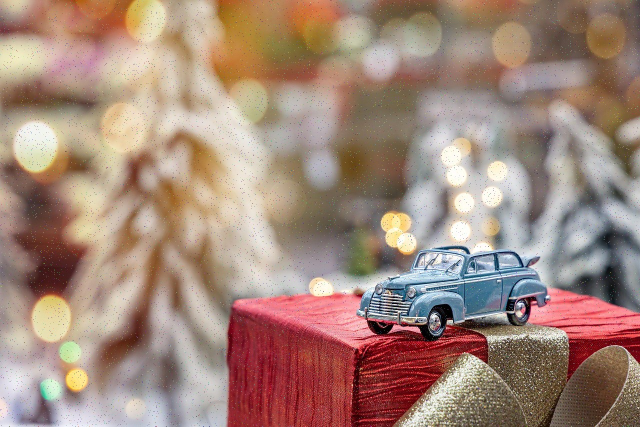
#> input picture opencv-task/test-images/image.jpg, 1280 x 853 px, found by its file name (shown at 1/2 size)
$ python 6_color_detection.py
#> lines starting #> are read from the running program, lines starting #| are printed output that depends on the picture; after the words box and inside, x2 and y2 are one past the last pixel; in counts of white or black regions, pixels touching at a corner belong together
import cv2
import numpy as np

img = cv2.imread("test-images/image.jpg")
#> img is the input picture: shape (853, 1280, 3); mean B, G, R 122.2, 135.5, 162.5
if img is None:
    print("Error: Could not read image.")

hsv_img = cv2.cvtColor(img, cv2.COLOR_BGR2HSV)
#> hsv_img: shape (853, 1280, 3); mean H, S, V 48.9, 78.5, 165.2

lower_blue = np.array([100, 50, 50])
upper_blue = np.array([130, 255, 255])

mask_img = cv2.inRange(hsv_img, lower_blue, upper_blue)
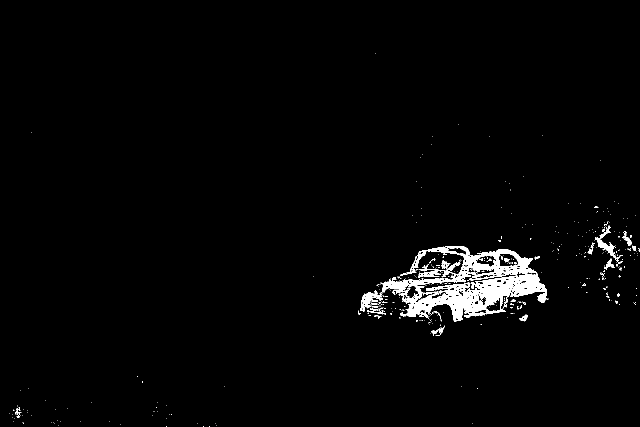
#> mask_img: shape (853, 1280) (shown at 1/2 size); 2.2% white; 424 white regions (392 under 20 px), largest, box (x1, y1, x2, y2) and area: (761, 492, 1094, 643) 19526, (1190, 451, 1245, 525) 735, (720, 584, 756, 623) 544
result_img = cv2.bitwise_and(img, img, mask=mask_img)
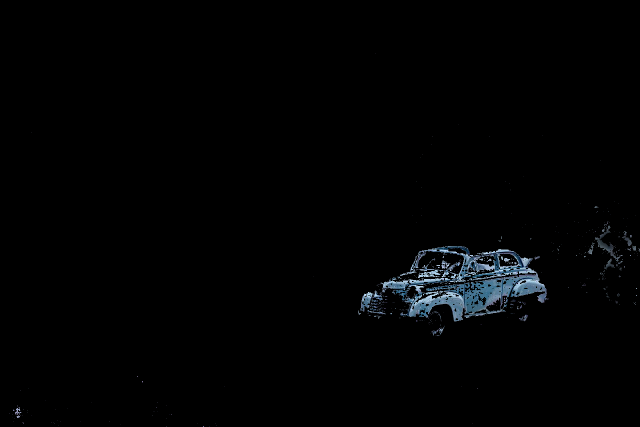
#> result_img: shape (853, 1280, 3) (shown at 1/2 size); mean B, G, R 3.3, 2.7, 2.1

cv2.imshow("original_image", img)
cv2.waitKey(5000)
cv2.imshow("hsv_img", hsv_img)
cv2.waitKey(5000)
cv2.imshow("masked_image", mask_img)
cv2.waitKey(5000)
cv2.imshow("color_detected_image", result_img)
cv2.waitKey(5000)
cv2.destroyAllWindows()

cv2.imwrite("output-images/masked_image.jpg", mask_img)
cv2.imwrite("output-images/masked_result_image.jpg", result_img)
print("Color detection complete. Image saved to output-images.")
